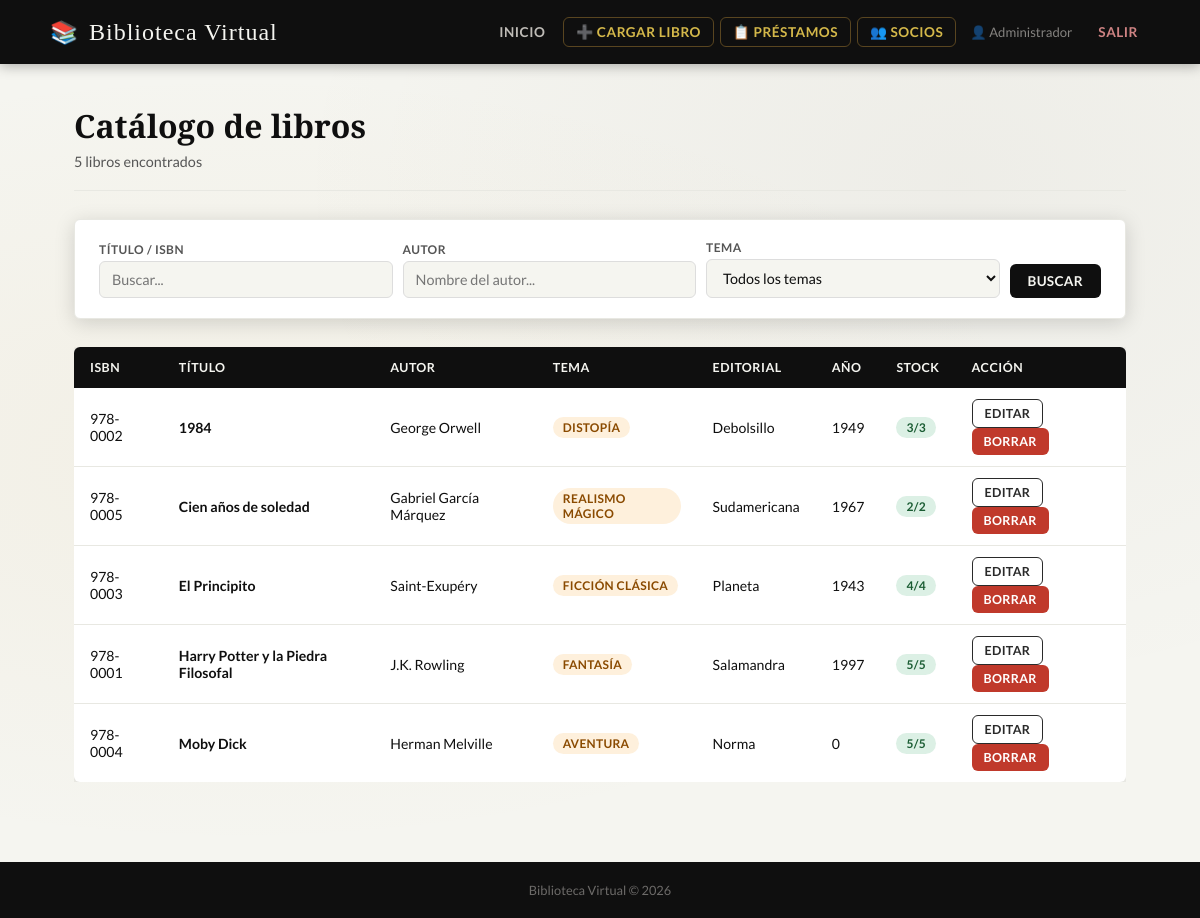
The app's page /catalogo.php (signed in) with its own data.
### tables this page shows
CREATE TABLE libros (
    id         INT AUTO_INCREMENT PRIMARY KEY,
    isbn       VARCHAR(20)  NOT NULL UNIQUE,
    titulo     VARCHAR(200) NOT NULL,
    autor      VARCHAR(150) NOT NULL,
    tema       VARCHAR(100) NOT NULL,
    editorial  VARCHAR(150) NOT NULL,
    anio       YEAR         NOT NULL,
    stock_total INT         NOT NULL DEFAULT 1,
    stock_disp  INT         NOT NULL DEFAULT 1
);

### includes/auth.php (called while the page is built, shortened)
<?php
function usuario(): ?array {
    return $_SESSION['usuario'] ?? null;
}
function esAdmin(): bool {
    $u = usuario(); return $u && $u['rol'] === 'admin';
}

### catalogo.php (the view, shortened to what this page needs)
<?php
require_once 'includes/auth.php';
$pdo   = conectar();
$q     = trim($_GET['q']    ?? '');
$autor = trim($_GET['autor'] ?? '');
$where  = ['1=1'];
$params = [];
$stmt = $pdo->prepare('SELECT * FROM libros WHERE '.implode(' AND ',$where).' ORDER BY titulo');
$stmt->execute($params);
$libros = $stmt->fetchAll();
$u      = usuario();
?>
<!DOCTYPE html>
<html lang="es">
<head>
    <link rel="stylesheet" href="style.css">
</head>
<body>
<header class="site-header">
    <div class="header-inner">
        <div class="logo"><a href="index.php" style="color:inherit;display:flex;align-items:center;gap:10px"><span>📚</span> Biblioteca Virtual</a></div>
        <nav class="site-nav">
            <a href="index.php">Inicio</a>
            <?php if ($u): ?>
                <?php if (esAdmin()): ?>
                    <a href="admin/cargar_libro.php" class="nav-admin">➕ Cargar libro</a>
                    <a href="admin/prestamos.php"    class="nav-admin">📋 Préstamos</a>
                    <a href="admin/socios.php"       class="nav-admin">👥 Socios</a>
                <?php else: ?>
                    <a href="mis_prestamos.php">Mis préstamos</a>
                <?php endif; ?>
                <span class="nav-usuario">👤 <?= htmlspecialchars($u['nombre']) ?></span>
                <a href="logout.php" class="nav-salir">Salir</a>
            <?php else: ?>
                <a href="login.php">Iniciar sesión</a>
                <a href="registro.php" class="nav-cta">Registrarse</a>
            <?php endif; ?>
        </nav>
    </div>
</header>
<main>
<h1 class="page-titulo">Catálogo de libros</h1>
<p class="page-subtitulo"><?= count($libros) ?> libro<?= count($libros)!=1?'s':'' ?> encontrado<?= count($libros)!=1?'s':'' ?></p>
<div class="buscador-box">
    <form method="get" action="catalogo.php">
        <div class="campo">
            <label>Título / ISBN</label>
            <input type="text" name="q" value="<?= htmlspecialchars($q) ?>" placeholder="Buscar...">
        </div>
        <div class="campo">
            <label>Autor</label>
            <input type="text" name="autor" value="<?= htmlspecialchars($autor) ?>" placeholder="Nombre del autor...">
        </div>
        <div class="campo">
            <label>Tema</label>
            <select name="tema">
                <option value="">Todos los temas</option>
            </select>
        </div>
        <div style="display:flex;gap:8px;align-items:flex-end">
            <button type="submit" class="btn btn-primario">Buscar</button>
        </div>
    </form>
</div>
<?php if (empty($libros)): ?>
    <div class="vacio"><span>📭</span><p>No se encontraron libros con esos criterios.</p></div>
<?php else: ?>
<div class="tabla-wrap">
<table class="tabla">
    <thead>
        <tr>
            <th>ISBN</th><th>Título</th><th>Autor</th><th>Tema</th>
            <th>Editorial</th><th>Año</th><th>Stock</th><th>Acción</th>
        </tr>
    </thead>
    <tbody>
    <?php foreach ($libros as $libro): ?>
    <tr>
        <td><?= htmlspecialchars($libro['isbn']) ?></td>
        <td><strong><?= htmlspecialchars($libro['titulo']) ?></strong></td>
        <td><?= htmlspecialchars($libro['autor']) ?></td>
        <td><span class="badge badge-naranja"><?= htmlspecialchars($libro['tema']) ?></span></td>
        <td><?= htmlspecialchars($libro['editorial']) ?></td>
        <td><?= $libro['anio'] ?></td>
        <td>
            <?php if ($libro['stock_disp'] > 0): ?>
                <span class="badge badge-verde"><?= $libro['stock_disp'] ?>/<?= $libro['stock_total'] ?></span>
            <?php else: ?>
                <span class="badge badge-rojo">Sin stock</span>
            <?php endif; ?>
        </td>
        <td>
            <?php if ($u && $u['rol']==='socio' && $libro['stock_disp']>0): ?>
                <form method="post" action="retirar.php" style="display:inline">
                    <input type="hidden" name="libro_id" value="<?= $libro['id'] ?>">
                    <button type="submit" class="btn btn-dorado btn-sm">Retirar</button>
                </form>
            <?php elseif (!$u && $libro['stock_disp']>0): ?>
                <a href="login.php" class="btn btn-outline btn-sm">Iniciar sesión</a>
            <?php elseif (esAdmin()): ?>
                <a href="admin/editar_libro.php?id=<?= $libro['id'] ?>" class="btn btn-outline btn-sm">Editar</a>
                <a href="admin/borrar_libro.php?id=<?= $libro['id'] ?>" class="btn btn-peligro btn-sm"
                   onclick="return confirm('¿Seguro que querés borrar este libro?')">Borrar</a>
            <?php else: ?>
                <span style="color:#bbb;font-size:.82rem">Sin stock</span>
            <?php endif; ?>
        </td>
    </tr>
    <?php endforeach; ?>
    </tbody>
</table>
</div>
<?php endif; ?>
</main>
<footer class="site-footer">
    <p>Biblioteca Virtual &copy; <?= date('Y') ?></p>
</footer>
</body>
</html>

### records on screen
libros: isbn "978-0002", titulo "1984", autor "George Orwell", tema "DISTOPÍA", editorial "Debolsillo", anio "1949", stock_disp "3", stock_total "3"
libros: isbn "978-0005", titulo "Cien años de soledad", autor "Gabriel García Márquez", tema "REALISMO MÁGICO", editorial "Sudamericana", anio "1967", stock_disp "2", stock_total "2"
libros: isbn "978-0003", titulo "El Principito", autor "Saint-Exupéry", tema "FICCIÓN CLÁSICA", editorial "Planeta", anio "1943", stock_disp "4", stock_total "4"
libros: isbn "978-0001", titulo "Harry Potter y la Piedra Filosofal", autor "J.K. Rowling", tema "FANTASÍA", editorial "Salamandra", anio "1997", stock_disp "5", stock_total "5"
libros: isbn "978-0004", titulo "Moby Dick", autor "Herman Melville", tema "AVENTURA", editorial "Norma", anio "0", stock_disp "5", stock_total "5"

### other values on screen
$u['nombre'] "Administrador"
count($libros) "5"
